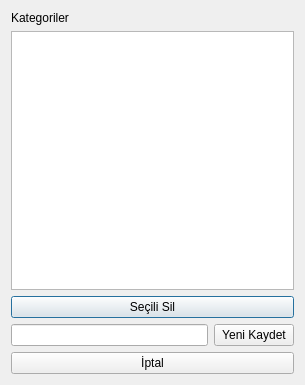
<?xml version="1.0" encoding="UTF-8"?>
<ui version="4.0">
 <class>StokKategoriDialog</class>
 <widget class="QDialog" name="StokKategoriDialog">
  <property name="geometry">
   <rect>
    <x>0</x>
    <y>0</y>
    <width>305</width>
    <height>385</height>
   </rect>
  </property>
  <property name="windowTitle">
   <string>Dialog</string>
  </property>
  <layout class="QVBoxLayout" name="verticalLayout">
   <item>
    <widget class="QLabel" name="label">
     <property name="text">
      <string>Kategoriler</string>
     </property>
    </widget>
   </item>
   <item>
    <widget class="QListView" name="listView_KategoriList"/>
   </item>
   <item>
    <widget class="QPushButton" name="pushButton_SeciliSil">
     <property name="text">
      <string>Seçili Sil</string>
     </property>
    </widget>
   </item>
   <item>
    <layout class="QHBoxLayout" name="horizontalLayout">
     <item>
      <widget class="QLineEdit" name="lineEdit_YeniStokKategroi"/>
     </item>
     <item>
      <widget class="QPushButton" name="pushButton_YeniKaydet">
       <property name="text">
        <string>Yeni Kaydet</string>
       </property>
      </widget>
     </item>
    </layout>
   </item>
   <item>
    <widget class="QPushButton" name="pushButton_iptal">
     <property name="text">
      <string>İptal</string>
     </property>
    </widget>
   </item>
  </layout>
 </widget>
 <resources/>
 <connections/>
</ui>
